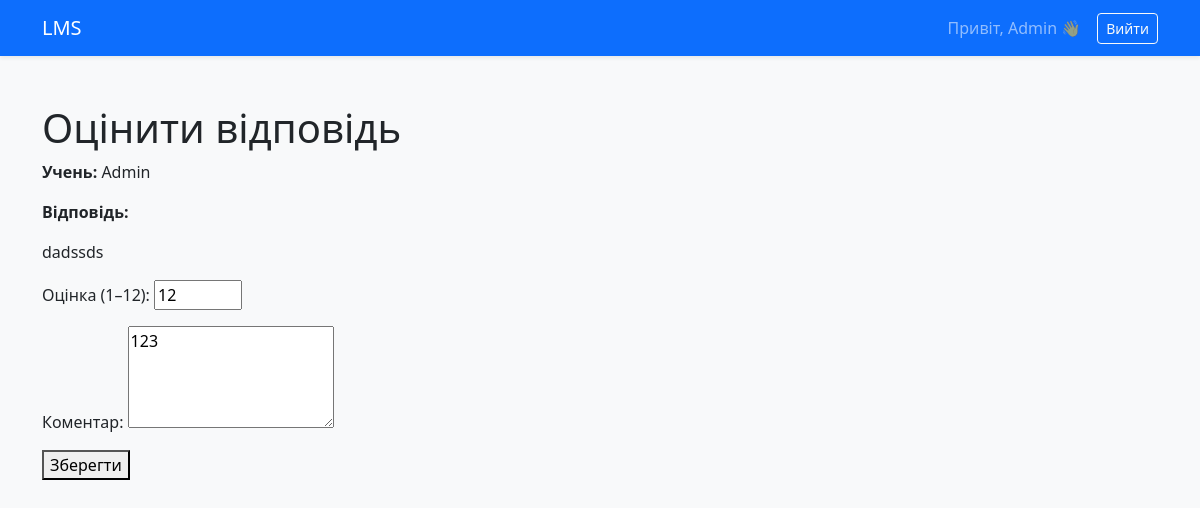
Page /submission/6/grade/ (signed in) on the earlier database version.
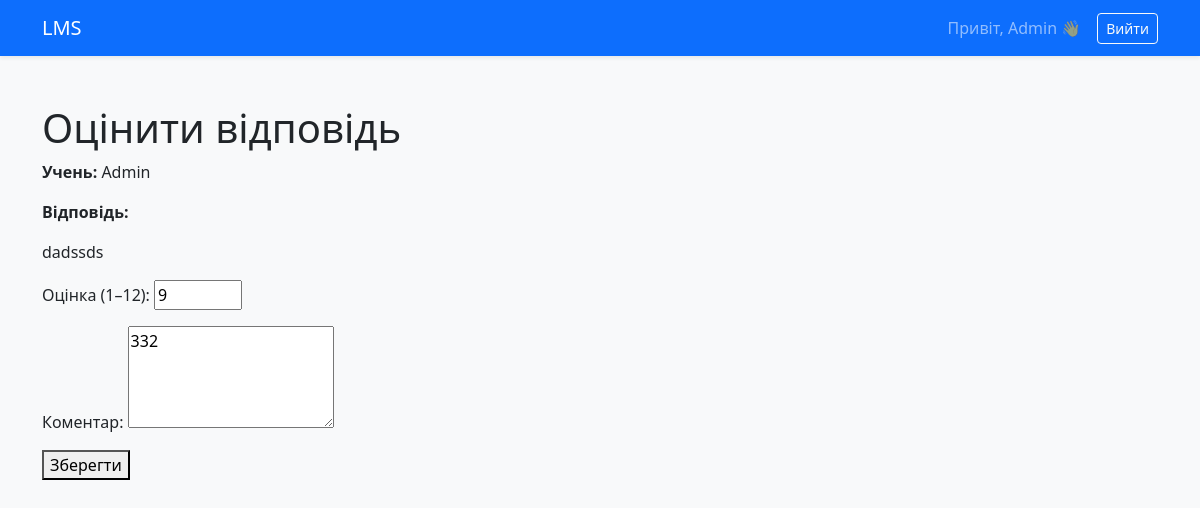
Same page on the later database version.
### lms/models.py (models this page shows)
class Submission(models.Model):
    assignment = models.ForeignKey(Assignment, on_delete=models.CASCADE)
    student = models.ForeignKey(User, on_delete=models.CASCADE)
    answer = models.TextField()
    submitted_at = models.DateTimeField(auto_now_add=True)
    class Meta:
        unique_together = ('assignment', 'student')

class Grade(models.Model):
    submission = models.OneToOneField(Submission, on_delete=models.CASCADE)
    score = models.IntegerField()
    feedback = models.TextField(blank=True)

### lms/views.py (the view, shortened to what this page needs)
@teacher_required
def grade_submission(request, submission_id):
    submission = get_object_or_404(Submission, id=submission_id)
    grade = Grade.objects.filter(submission=submission).first()
    context = {
        "submission": submission,
        "grade": grade
    }
    return render(request, "lms/grade_submission.html", context)

### lms/views.py (called while the page is built)
def teacher_required(view_func):
    @wraps(view_func)
    def _wrapped_view(request, *args, **kwargs):
        if request.user.is_authenticated:
            if not hasattr(request.user, 'profile'):
                Profile.objects.create(user=request.user, role='student')
            if request.user.profile.role in ['teacher', 'admin'] or request.user.is_superuser:
                return view_func(request, *args, **kwargs)
        return HttpResponseForbidden("Доступ заборонено: потрібен викладач")
    return _wrapped_view

### lms/templates/lms/grade_submission.html (shortened to what this page needs)
{% extends "base.html" %}
{% block content %}
<h1>Оцінити відповідь</h1>
<p><strong>Учень:</strong> {{ submission.student.username }}</p>
<p><strong>Відповідь:</strong></p>
<p>{{ submission.answer }}</p>
<form method="post">
  <p>
    Оцінка (1–12):
    <input type="number" name="score" min="1" max="12" required
           {% if submission.grade %}value="{{ submission.grade.score }}"{% endif %}>
  </p>
  <p>
    Коментар:
    <textarea name="feedback" rows="4">{% if submission.grade %}{{ submission.grade.feedback }}{% endif %}</textarea>
  </p>
  <button type="submit">Зберегти</button>
</form>
{% endblock %}

Differences in the rows shown:
changed through a linked row, Submission "dadssds": score "12" → "9"; feedback "123" → "332"
